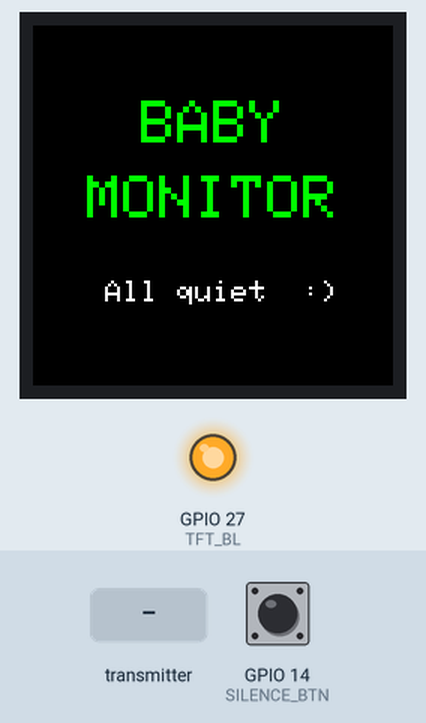
Simulated run of this sketch. Board: ESP32. On the bench: 240×240 colour display, output pins drawn as LEDs (lit = HIGH). The test bench sets the inputs (shaded band); at power-on: GPIO 14 (SILENCE_BTN) HIGH. What the sketch prints to the serial monitor is not drawn.

Above: at 1.8 s.
1.9 s: the transmitter starts sending cryDetected = 1
At 3.1 s:
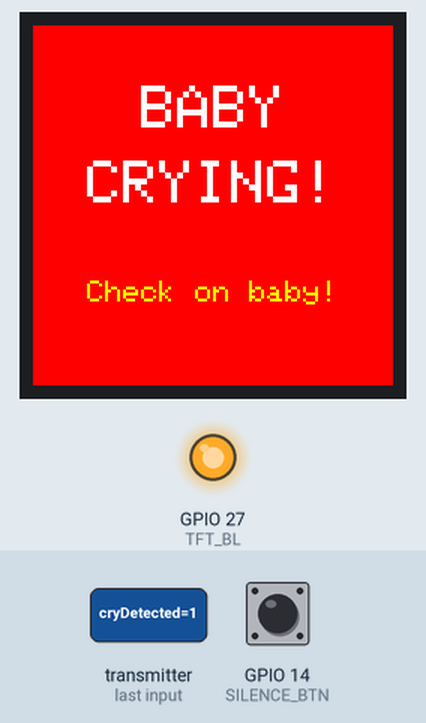
3.4 s: the transmitter starts sending cryDetected = 0
At 4.6 s:
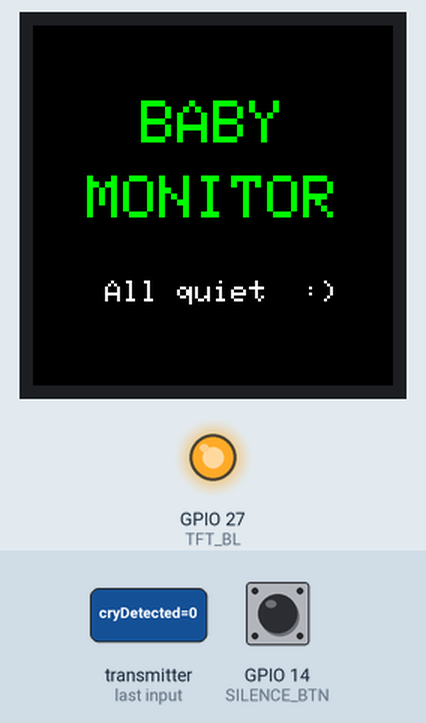
Timing chart, 0 to 6.4 s (numbered marks = the images above; inputs shaded):
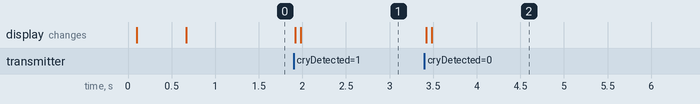

Measured:
- after the input at 1.9 s, the display: first changes at once (image 1 shows a later state)
- after the input at 3.4 s, the display: first changes at once (image 2 shows a later state)

The sketch:

ESP2.ino
```cpp
// ESP 2 Receiver

#include <WiFi.h>
#include <esp_now.h>
#include <Adafruit_GFX.h>
#include <Adafruit_ST7789.h>
#include <SPI.h>

// ─── Display Pins ──────────────────────────────────────────────
#define TFT_CS   5
#define TFT_DC   22
#define TFT_RST  4
#define TFT_BL  27   // backlight control — move BL wire from 3.3V to GPIO 27
// ─── Buzzer & Button Pins ──────────────────────────────────────
#define BUZZER_PIN    15
#define SILENCE_BTN   14   // external push button

// ─── Buzzer PWM Settings ───────────────────────────────────────
#define BUZZER_FREQ     2000
#define BUZZER_RES      8
#define BUZZER_VOLUME   255    // 0–255, lower = quieter. Try 60–100 for a gentle alert

// ─── Display ───────────────────────────────────────────────────
Adafruit_ST7789 tft = Adafruit_ST7789(TFT_CS, TFT_DC, TFT_RST);

// ─── Message struct ────────────────────────────────────────────
typedef struct {
  bool cryDetected;
} AlertMessage;

AlertMessage inMsg;
bool alertActive = false;
bool newDataFlag  = false;
bool silenced     = false;

// ─── Buzzer helpers (ESP32 Core 3.x API) ───────────────────────
void buzzerOn() {
  ledcAttach(BUZZER_PIN, BUZZER_FREQ, BUZZER_RES);
  ledcWrite(BUZZER_PIN, BUZZER_VOLUME);
}

void buzzerOff() {
  ledcDetach(BUZZER_PIN);
  pinMode(BUZZER_PIN, OUTPUT);
  digitalWrite(BUZZER_PIN, LOW);
}

// ─── ESP-NOW callback ──────────────────────────────────────────
void onReceive(const esp_now_recv_info_t *info, const uint8_t *data, int len) {
  if (len == sizeof(AlertMessage)) {
    memcpy(&inMsg, data, len);
    newDataFlag = true;
  }
}

// ─── Display helpers ───────────────────────────────────────────
void showStandby() {
  digitalWrite(TFT_BL, HIGH);  // make sure screen is on
  tft.fillScreen(ST77XX_BLACK);
  tft.setTextColor(ST77XX_GREEN);
  tft.setTextSize(4);
  tft.setCursor(72, 50);
  tft.print("BABY");
  tft.setCursor(36, 100);
  tft.print("MONITOR");
  tft.setTextColor(ST77XX_WHITE);
  tft.setTextSize(2);
  tft.setCursor(48, 170);
  tft.print("All quiet  :)");
}

void showAlert() {
  digitalWrite(TFT_BL, HIGH);  // make sure screen is on
  tft.fillScreen(ST77XX_RED);
  tft.setTextColor(ST77XX_WHITE);
  tft.setTextSize(4);
  tft.setCursor(72, 40);
  tft.print("BABY");
  tft.setCursor(36, 90);
  tft.print("CRYING!");
  tft.setTextColor(ST77XX_YELLOW);
  tft.setTextSize(2);
  tft.setCursor(36, 170);
  tft.print("Check on baby!");
}

// void showSilenced() {
//   tft.fillScreen(ST77XX_RED);           // screen stays red — still an active alert
//   tft.setTextColor(ST77XX_WHITE);
//   tft.setTextSize(4);
//   tft.setCursor(72, 40);
//   tft.print("BABY");
//   tft.setCursor(36, 90);
//   tft.print("CRYING!");
//   tft.setTextColor(ST77XX_YELLOW);
//   tft.setTextSize(2);
//   tft.setCursor(36, 170);
//   tft.print("Check on baby!");
//   // Small mute indicator at bottom
//   tft.setTextColor(ST77XX_WHITE);
//   tft.setTextSize(1);
//   tft.setCursor(70, 215);
//   tft.print("[ buzzer silenced ]");
// }
void showSilenced() {
  // Turn screen off completely when buzzer is silenced
  digitalWrite(TFT_BL, LOW);
}

// ─── Setup ─────────────────────────────────────────────────────
void setup() {
  Serial.begin(115200);
pinMode(TFT_BL, OUTPUT);
digitalWrite(TFT_BL, HIGH);  // screen on by default
  pinMode(SILENCE_BTN, INPUT_PULLUP);   // button pulls GPIO 14 LOW when pressed
  buzzerOff();

  SPI.begin(18, -1, 23, 5);
  delay(100);
  tft.init(240, 240);
  delay(100);
  tft.setRotation(1);
  tft.fillScreen(ST77XX_BLACK);
  delay(200);
  showStandby();

  WiFi.mode(WIFI_STA);
  if (esp_now_init() != ESP_OK) {
    Serial.println("ESP-NOW init failed");
    return;
  }
  esp_now_register_recv_cb(onReceive);

  Serial.println("Baby cry receiver started");
  Serial.print("My MAC: ");
  Serial.println(WiFi.macAddress());
}

// ─── Loop ──────────────────────────────────────────────────────
void loop() {

  // Check silence button (LOW = pressed because of INPUT_PULLUP)
  if (alertActive && !silenced && digitalRead(SILENCE_BTN) == LOW) {
    delay(50); // debounce
    if (digitalRead(SILENCE_BTN) == LOW) {
      silenced = true;
      buzzerOff();
      showSilenced();   // update screen to show mute indicator
      Serial.println("Buzzer silenced by user");
      delay(300);       // prevent double-trigger
    }
  }

  // Handle incoming ESP-NOW messages
  if (newDataFlag) {
    newDataFlag = false;

    if (inMsg.cryDetected && !alertActive) {
      // New cry event — always reset silence for a fresh alert
      alertActive = true;
      silenced    = false;
      showAlert();
      buzzerOn();
      Serial.println("ALERT: Baby crying!");

    } else if (!inMsg.cryDetected && alertActive) {
      // Crying stopped
      alertActive = false;
      silenced    = false;
      showStandby();
      buzzerOff();
      Serial.println("Alert cleared");
    }
  }
}
```
